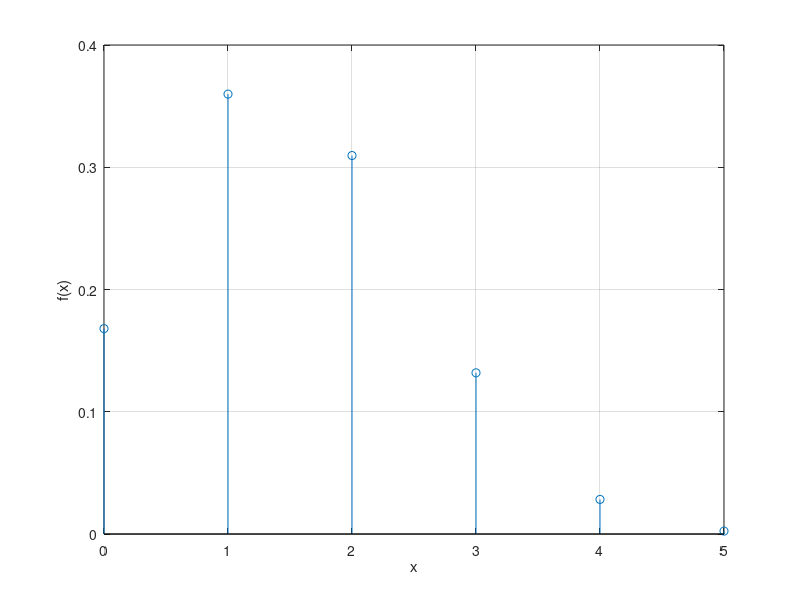
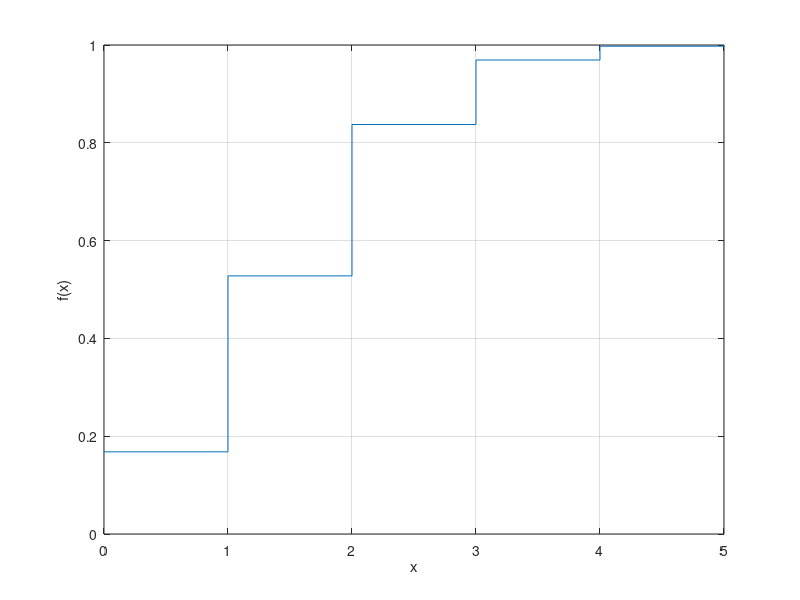
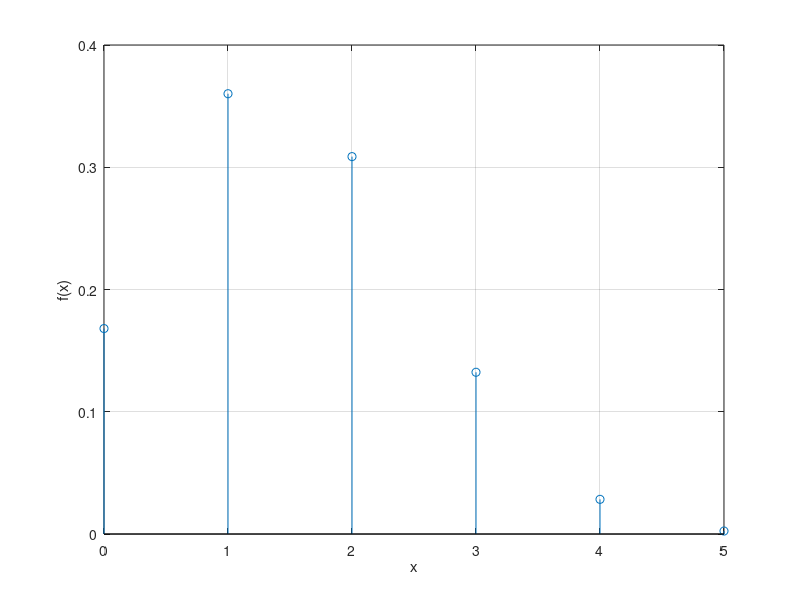
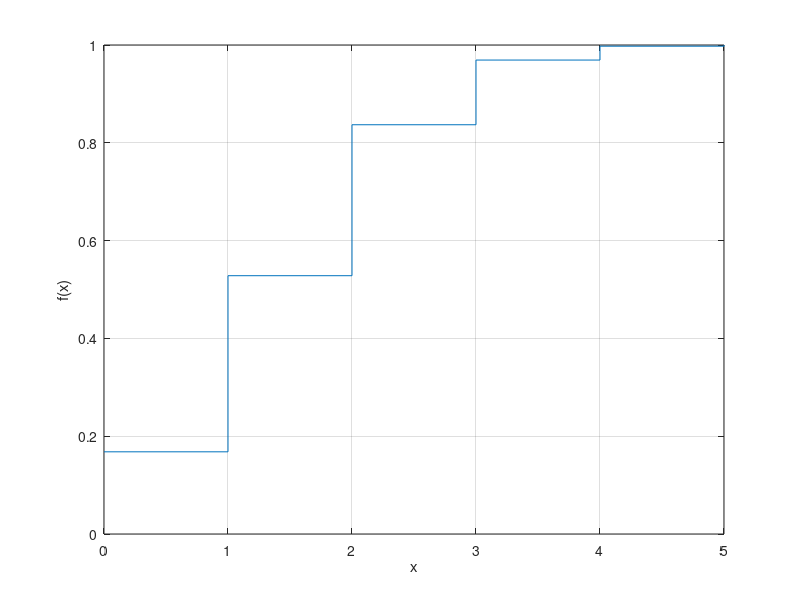

Write the MATLAB code that produced these figures, in order.
% 30% com defeito, 5 peças
% X - num de peças defeituosas

%alinea a 
%i)funçao massa de probabilidade: prob que cada valor pode assumir

N=1e6;
exp = rand(5,N)>=0.7;

def = sum(exp);         %num de peças defeituosas

x = 0:5;                %{0,1,2,3,4,5}
fx = zeros(1,6);

for i=x
   fx(i+1) = sum(def==i)/N; 
end

stem(x,fx)
grid on
xlabel('x');
ylabel('f(x)');

%ii)funçao distribuiçao acumulada: F(x) = P(X <= x)
Fx = zeros(1,6);
soma = 0;
for i=x
    soma = soma + sum(fx(i+1)); 
    Fx(i+1) = soma;
end
figure(2)
stairs(x,Fx)
grid on
xlabel('x');
ylabel('f(x)');

%iii) probabilidade de no max 2 peças serem D (D--0/1/2)

fprintf('Probabilidade no máx 2 peças serem defeituosas = %f\n',sum(fx(1:3)));

%alinea b
%i)funçao distribuiçao acumulada: F(x) = P(X <= x) ANALITICA
%calcular função massa e depois a acumulada
x = 0:5;
fx=zeros(1,6);
for i=x
    %formula distribuição binomial
    fx(i+1)=nchoosek(5,i)*0.7^(5-i)*0.3^(i);
end
figure(3);
stem(x,fx)
grid on
xlabel('x');
ylabel('f(x)');
Fx = zeros(1,6);
soma = 0;
for i=x
    soma = soma + sum(fx(i+1)); 
    Fx(i+1) = soma;
end
figure(4)
stairs(x,Fx)
grid on
xlabel('x');
ylabel('f(x)');

fprintf('Probabilidade no máx 2 peças serem defeituosas analitica = %f\n',sum(fx(1:3)));


